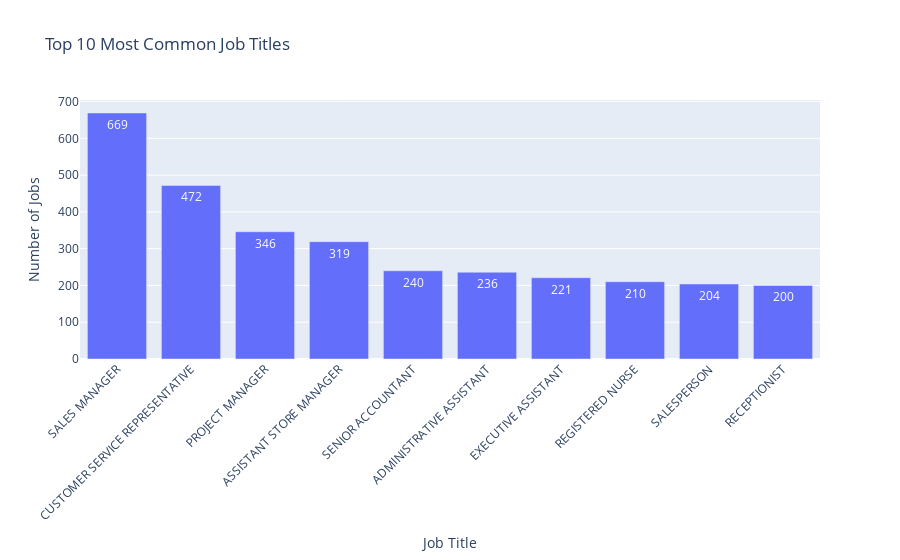

The notebook cell saved with this chart:
### Code cell
# Group by job title and count the number of occurrences
job_title_counts = df_job_postings.groupby('title')['job_id'].count().reset_index()

# Sort the job title counts in descending order to get the most common titles
job_title_counts = job_title_counts.sort_values('job_id', ascending=False)

# Select the top N most common job titles
top_n = 10
top_job_titles = job_title_counts.head(top_n)

# Create a bar chart to visualize the most common job titles
fig = px.bar(
    top_job_titles,
    x='title',
    y='job_id',
    title=f'Top {top_n} Most Common Job Titles',
    labels={'title': 'Job Title', 'job_id': 'Number of Jobs'},
    text='job_id'
)

fig.update_layout(xaxis_tickangle=-45)
fig.show("vscode")

### Figure 1 — Plotly figure (JSON) as saved in the notebook; plotly's stock layout.template omitted (floating-point values rounded to 4 significant figures)
{"data": [{"alignmentgroup": "True", "hovertemplate": "Job Title=%{x}<br>Number of Jobs=%{text}<extra></extra>", "legendgroup": "", "marker": {"color": "#636efa", "pattern": {"shape": ""}}, "name": "", "offsetgroup": "", "orientation": "v", "showlegend": false, "text": [669, 472, 346, 319, 240, 236, 221, 210, 204, 200], "textposition": "auto", "type": "bar", "x": ["SALES MANAGER", "CUSTOMER SERVICE REPRESENTATIVE", "PROJECT MANAGER", "ASSISTANT STORE MANAGER", "SENIOR ACCOUNTANT", "ADMINISTRATIVE ASSISTANT", "EXECUTIVE ASSISTANT", "REGISTERED NURSE", "SALESPERSON", "RECEPTIONIST"], "xaxis": "x", "y": [669, 472, 346, 319, 240, 236, 221, 210, 204, 200], "yaxis": "y"}], "layout": {"barmode": "relative", "legend": {"tracegroupgap": 0}, "title": {"text": "Top 10 Most Common Job Titles"}, "xaxis": {"anchor": "y", "domain": [0, 1], "tickangle": -45, "title": {"text": "Job Title"}}, "yaxis": {"anchor": "x", "domain": [0, 1], "title": {"text": "Number of Jobs"}}}}
